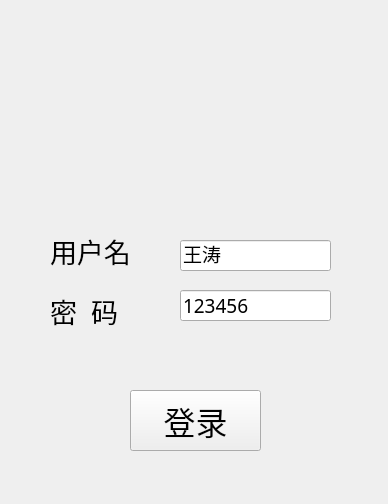
<?xml version="1.0" encoding="UTF-8"?>
<ui version="4.0">
 <class>Widget</class>
 <widget class="QWidget" name="Widget">
  <property name="geometry">
   <rect>
    <x>0</x>
    <y>0</y>
    <width>388</width>
    <height>504</height>
   </rect>
  </property>
  <property name="windowTitle">
   <string>Widget</string>
  </property>
  <property name="windowIcon">
   <iconset>
    <normalon>:/doge.jpg</normalon>
   </iconset>
  </property>
  <widget class="QLabel" name="label">
   <property name="geometry">
    <rect>
     <x>50</x>
     <y>230</y>
     <width>101</width>
     <height>41</height>
    </rect>
   </property>
   <property name="font">
    <font>
     <family>站酷酷黑</family>
     <pointsize>20</pointsize>
    </font>
   </property>
   <property name="text">
    <string>用户名</string>
   </property>
  </widget>
  <widget class="QLabel" name="label_2">
   <property name="geometry">
    <rect>
     <x>50</x>
     <y>290</y>
     <width>101</width>
     <height>41</height>
    </rect>
   </property>
   <property name="font">
    <font>
     <family>站酷酷黑</family>
     <pointsize>20</pointsize>
    </font>
   </property>
   <property name="text">
    <string>密  码</string>
   </property>
  </widget>
  <widget class="QLineEdit" name="userline">
   <property name="geometry">
    <rect>
     <x>180</x>
     <y>240</y>
     <width>151</width>
     <height>31</height>
    </rect>
   </property>
   <property name="font">
    <font>
     <family>仿宋</family>
     <pointsize>14</pointsize>
    </font>
   </property>
   <property name="text">
    <string>王涛</string>
   </property>
  </widget>
  <widget class="QLineEdit" name="passline">
   <property name="geometry">
    <rect>
     <x>180</x>
     <y>290</y>
     <width>151</width>
     <height>31</height>
    </rect>
   </property>
   <property name="font">
    <font>
     <family>仿宋</family>
     <pointsize>14</pointsize>
    </font>
   </property>
   <property name="text">
    <string>123456</string>
   </property>
  </widget>
  <widget class="QPushButton" name="pushButton">
   <property name="geometry">
    <rect>
     <x>130</x>
     <y>390</y>
     <width>131</width>
     <height>61</height>
    </rect>
   </property>
   <property name="font">
    <font>
     <family>站酷快乐体2016修订版</family>
     <pointsize>24</pointsize>
    </font>
   </property>
   <property name="text">
    <string>登录</string>
   </property>
  </widget>
  <widget class="QLabel" name="label_3">
   <property name="geometry">
    <rect>
     <x>130</x>
     <y>60</y>
     <width>131</width>
     <height>131</height>
    </rect>
   </property>
   <property name="text">
    <string/>
   </property>
   <property name="pixmap">
    <pixmap resource="imagines.qrc">:/doge.jpg</pixmap>
   </property>
   <property name="scaledContents">
    <bool>true</bool>
   </property>
  </widget>
 </widget>
 <layoutdefault spacing="6" margin="11"/>
 <resources>
  <include location="imagines.qrc"/>
 </resources>
 <connections/>
</ui>
